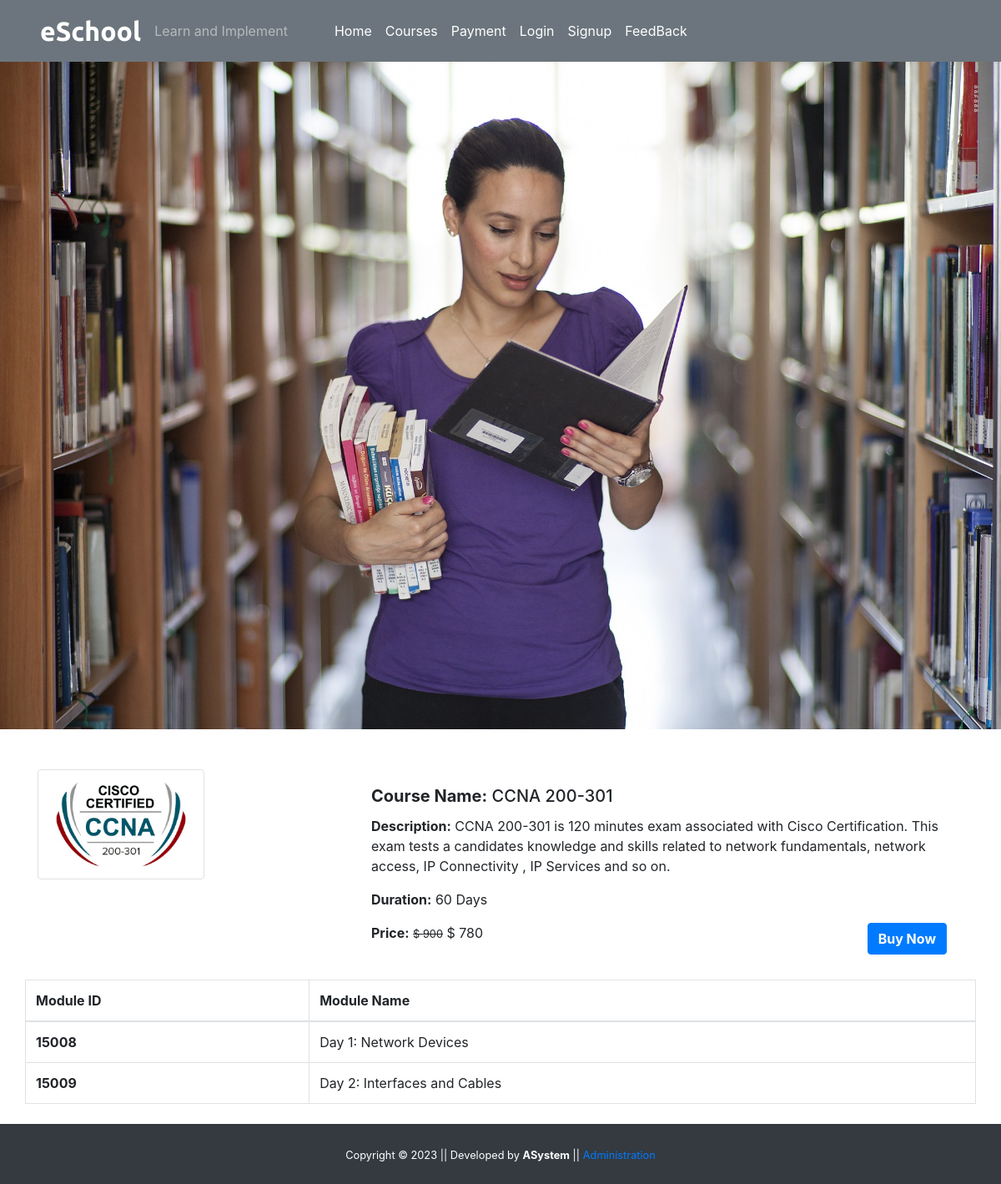
The page /eschool/course_deatils.php?course_id=6009 on the database its author committed.
### tables this page shows
CREATE TABLE `courses` (
  `course_id` int(20) NOT NULL,
  `course_name` varchar(255) NOT NULL,
  `course_desc` text NOT NULL,
  `course_author` varchar(255) NOT NULL,
  `course_img` text NOT NULL,
  `course_duration` varchar(255) NOT NULL,
  `course_price` int(20) NOT NULL,
  `course_original_price` int(20) NOT NULL,
  `is_active` int(11) NOT NULL DEFAULT 1,
  `timestamps` datetime NOT NULL DEFAULT current_timestamp()
);

CREATE TABLE `module` (
  `module_id` int(17) NOT NULL,
  `module_name` text NOT NULL,
  `module_desc` text NOT NULL,
  `module_url` text NOT NULL,
  `course_id` varchar(50) NOT NULL,
  `course_name` varchar(255) NOT NULL,
  `timestamps` datetime NOT NULL DEFAULT current_timestamp(),
  `is_active` int(11) NOT NULL DEFAULT 1
);

### eschool/course_deatils.php (the view, shortened to what this page needs)
<?php include_once('./Partials/header.php');?>
<div class="container-fluid bg-dark">
    <div class="row">
        <img src="./images/course_deatils.jpg" alt="Cousrses"
            style="height: 800px; width:100%; object-fit:cover; box-shadow:10px;">
    </div>
</div>
<div class="container mt-5">
    <?php
    if(isset($_GET['course_id'])){
        $course_id = $_GET['course_id'];
        $sql = "SELECT * FROM courses WHERE course_id='$course_id' AND is_active=1";
        $result = $connection->query($sql);
        $row=$result->fetch_assoc();
    }
    ?>
    <div class="row">
        <div class="col-md-4">
            <img src="<?php echo str_replace('..', '.',$row['course_img']);?>" class="img-thumbnail mx-auto"
                style="width: 200px;" alt="Linux">
        </div>
        <div class="col-md-8">
            <div class="card-body">
                <h5 class="card-title"><b>Course Name:</b> <?php echo $row['course_name'];?></h5>
                <p class="card-text"><b>Description:</b> <?php echo $row['course_desc'];?></p>
                <p class="card-text"><b>Duration:</b> <?php echo $row['course_duration'];?></p>
                <form action="./Admin/checkout.php" method="POST">
                    <p class="card-text d-inline"><b>Price:</b> <small><del>&#36
                                <?php echo $row['course_original_price'];?></del></small> &#36
                        <?php echo $row['course_price'];?><span class="font-weight-bolder"></span>
                    </p>
                    <button type="submit" class="btn btn-primary text-white font-weight-bolder float-right"
                        name="course_enroll">Buy Now</button>
                </form>
            </div>
        </div>
    </div>
</div>
<div class="container mt-4 mb-2">
    <div class="row">
        <table class="table table-bordered table-hover">
            <thead>
                <tr>
                    <th scope="col">Module ID</th>
                    <th scope="col">Module Name</th>
                </tr>
            </thead>
            <tbody>
                <?php
                $sql = "SELECT * from module WHERE course_id='$course_id' AND is_active=1";
                $result=$connection->query($sql);
                if($result->num_rows >0){
                    while($row=$result->fetch_assoc()){
                        echo '
                        <tr>
                        <th scope="row">'.$row['module_id'].'</th>
                        <td>'.$row['module_name'].'</td>
                        </tr>';
                    }
                }
                ?>
            </tbody>
        </table>
    </div>
</div>
<?php include_once('./Partials/footer.php');?>

### eschool/css/style.css (style rules this page uses)
* { margin: 0; padding: 0; box-sizing: border-box; }

### rows shown on the page
courses: course_img (picture), course_name "CCNA 200-301", course_desc "CCNA 200-301 is 120 minutes exam associated with Cisco Certification. This exam tests a candidates knowledge and skills related to network fundamentals, network access, IP Connectivity , IP Services and so on.", course_duration "60 Days", course_original_price "900", course_price "780"
module: module_id "15008", module_name "Day 1: Network Devices"
module: module_id "15009", module_name "Day 2: Interfaces and Cables"
